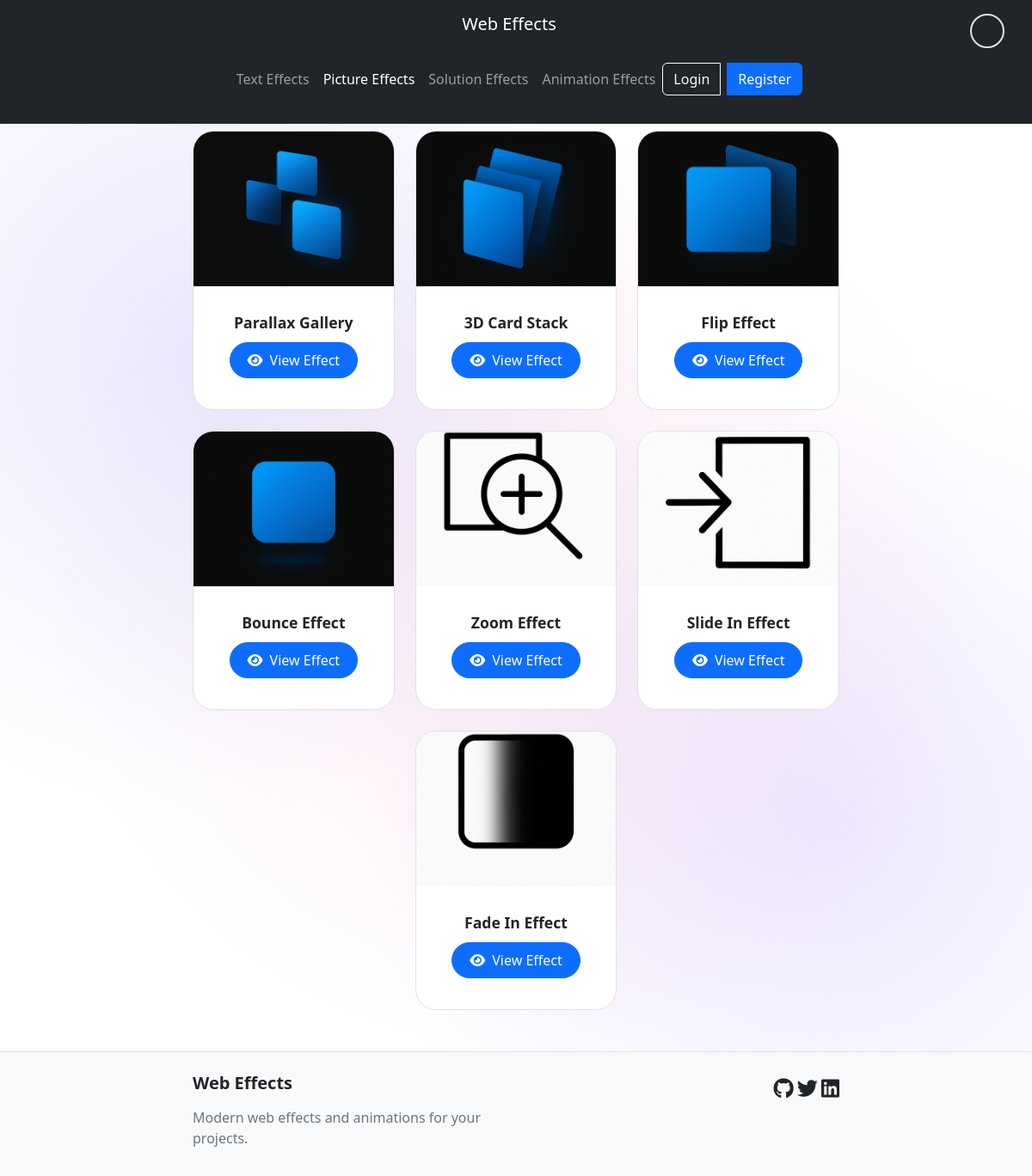
Page /effects/picture on the committed database.
### tables this page shows
CREATE TABLE "effects" (
	"id"	INTEGER,
	"name"	TEXT NOT NULL,
	"preview_image"	TEXT NOT NULL,
	"code"	TEXT NOT NULL,
	"effect_type"	TEXT NOT NULL,
	"user_id"	INTEGER,
	"created_at"	TIMESTAMP DEFAULT CURRENT_TIMESTAMP,
	"updated_at"	TIMESTAMP,
	"is_public"	BOOLEAN DEFAULT 1,
	PRIMARY KEY("id" AUTOINCREMENT),
	FOREIGN KEY("user_id") REFERENCES "users"("id")
);

### app.py (the view)
@app.route('/effects/<effect_type>')
@handle_errors
def effects(effect_type):
    db_effect_type = validate_effect_type(effect_type)
    db = get_db()
    cursor = db.cursor()
    cursor.execute("SELECT name, preview_image, code FROM effects WHERE effect_type = ? AND is_public = 1", (db_effect_type,))
    effects = cursor.fetchall()
    items = []
    for row in effects:
        if row[0] and row[1]:  # Check if both name and image are not None
            items.append({
                "description": row[0],
                "image": 'Data_pic/previews/' + row[1],
                "code": row[2] if row[2] else None
            })
    return render_template('effects.html', items=items, effect_type=effect_type)

### app.py (called while the page is built)
def validate_effect_type(effect_type):
    db_effect_type = EFFECT_TYPE_MAP.get(effect_type)
    if not db_effect_type:
        raise ValueError(f"Invalid effect type. Must be one of: {', '.join(EFFECT_TYPE_MAP.keys())}")
    return db_effect_type

def handle_errors(f):
    @wraps(f)
    def decorated_function(*args, **kwargs):
        try:
            return f(*args, **kwargs)
        except ValueError as e:
            app.logger.error(f"Invalid value: {str(e)}")
            return render_template('error.html', error=str(e)), 400
        except sqlite3.Error as e:
            app.logger.error(f"Database error: {str(e)}")
            return render_template('error.html', error="Database error"), 500
        except Exception as e:
            app.logger.error(f"Unexpected error: {str(e)}")
            return render_template('error.html', error="An unexpected error occurred"), 500
    return decorated_function

def get_db():
    db = getattr(g, '_database', None)
    if db is None:
        db = g._database = sqlite3.connect(app.config['DATABASE'])
        db.row_factory = sqlite3.Row
    return db

@app.teardown_appcontext
def close_connection(exception):
    db = getattr(g, '_database', None)
    if db is not None:
        db.close()

### templates/effects.html (shortened to what this page needs)
{% macro effect_card(item, effect_type=None, loop=None, context=None) %}
<div class="effect-card card h-100">
    <img src="{{ url_for('static', filename=item.image) }}" class="card-img-top" alt="{{ item.description or item.name }}">
    <div class="card-body text-center">
        <h5 class="card-title">{{ item.description or item.name }}</h5>
        {% if context == 'cabinet' %}
            <p class="card-text">
                <span class="badge bg-primary">{{ item.url_type|capitalize }}</span>
            </p>
            <div class="btn-group">
                <button class="btn btn-primary view-effect-btn" data-type="{{ item.url_type }}" data-id="{{ item.id }}">
                    <i class="fas fa-eye me-2"></i>View Effect
                </button>
                <button class="btn btn-warning" onclick="editEffect('{{ item.url_type }}', '{{ item.id }}')">
                    <i class="fas fa-edit"></i>
                </button>
                <button type="button"
                   class="btn btn-danger delete-effect-btn"
                   data-effect-id="{{ item.id }}"
                   data-effect-type="{{ item.url_type }}">
                    <i class="fas fa-trash"></i>
                </button>
            </div>
            <div class="form-check mt-2">
                <input class="form-check-input publish-checkbox" type="checkbox"
                       id="publishCheck_{{ item.id }}"
                       data-effect-id="{{ item.id }}"
                       data-effect-type="{{ item.url_type }}"
                       {% if item.is_public %}checked{% endif %}>
                <label class="form-check-label" for="publishCheck_{{ item.id }}">
                    Публично
                </label>
            </div>
        {% else %}
            <button class="btn btn-primary view-effect-btn"
                    data-type="{{ effect_type }}"
                    data-index="{{ loop.index0 if loop is defined else 0 }}">
                <i class="fas fa-eye me-2"></i>View Effect
            </button>
        {% endif %}
    </div>
</div>
{% endmacro %}
{% extends "base.htm" %}
{% block content %}
<div class="row g-4">
    {% for item in items %}
    <div class="col-md-6 col-lg-4" data-aos="fade-up" data-aos-delay="{{ loop.index * 100 }}">
        {{ effect_card(item, effect_type, loop) }}
    </div>
    {% endfor %}
</div>
{% endblock %}
{% block additional_css %}
<link href="{{ url_for('static', filename='styles/effects.css') }}" rel="stylesheet">
{% endblock %}

### templates/base.htm (shortened to what this page needs)
<!DOCTYPE html>
<html lang="en">
<head>
    <link href="https://cdn.jsdelivr.net/npm/bootstrap@5.3.0/dist/css/bootstrap.min.css" rel="stylesheet">
    <link href="https://cdnjs.cloudflare.com/ajax/libs/font-awesome/6.0.0/css/all.min.css" rel="stylesheet">
    <link href="https://unpkg.com/aos@2.3.1/dist/aos.css" rel="stylesheet">
    <link href="{{ url_for('static', filename='styles/base.css') }}" rel="stylesheet">
    {% block additional_css %}{% endblock %}
    <link href="{{ url_for('static', filename='Modal/ModCSS.css') }}" rel="stylesheet">
</head>
<body>
    <nav class="navbar navbar-expand-lg navbar-dark bg-dark fixed-top">
        <div class="container">
            <a class="navbar-brand" href="/">Web Effects</a>
            {% if request.endpoint != 'cabinet' and request.endpoint != 'login' and request.endpoint != 'register' %}
            {% if request.endpoint != 'Index' %}
            <div class="collapse navbar-collapse" id="navbarNav">
                <ul class="navbar-nav me-auto">
                    <li class="nav-item">
                        <a class="nav-link {% if request.endpoint == 'effects' and effect_type == 'text' %}active{% endif %}" href="/effects/text" aria-label="Text Effects">Text Effects</a>
                    </li>
                    <li class="nav-item">
                        <a class="nav-link {% if request.endpoint == 'effects' and effect_type == 'picture' %}active{% endif %}" href="/effects/picture" aria-label="Picture Effects">Picture Effects</a>
                    </li>
                    <li class="nav-item">
                        <a class="nav-link {% if request.endpoint == 'effects' and effect_type == 'solution' %}active{% endif %}" href="/effects/solution" aria-label="Solution Effects">Solution Effects</a>
                    </li>
                    <li class="nav-item">
                        <a class="nav-link {% if request.endpoint == 'effects' and effect_type == 'animation' %}active{% endif %}" href="/effects/animation" aria-label="Animation Effects">Animation Effects</a>
                    </li>
                </ul>
            {% endif %}
                    {% if session.get('user_id') %}
                    <div class="dropdown">
                        <button class="btn btn-outline-light account-btn" type="button" id="userMenuButton" data-bs-toggle="dropdown" aria-expanded="false">
                            <i class="fas fa-user me-1"></i> Account
                        </button>
                        <ul class="dropdown-menu dropdown-menu-end" aria-labelledby="userMenuButton">
                            <li><a class="dropdown-item" href="{{ url_for('cabinet') }}"><i class="fas fa-th-large me-2"></i>My Cabinet</a></li>
                            <li><hr class="dropdown-divider"></li>
                            <li><a class="dropdown-item" href="{{ url_for('logout') }}"><i class="fas fa-sign-out-alt me-2"></i>Logout</a></li>
                        </ul>
                    </div>
                    {% else %}
                    <div class="btn-group">
                        <a href="{{ url_for('login') }}" class="btn btn-outline-light me-2">Login</a>
                        <a href="{{ url_for('register') }}" class="btn btn-primary">Register</a>
                    </div>
                    {% endif %}
            </div>
            {% endif %}
            <div class="d-flex align-items-center">
                <div class="theme-toggle me-3">
                <button class="btn btn-outline-light" aria-label="Toggle theme">
                    <i class="fas fa-moon"></i>
                </button>
                </div>
            </div>
        </div>
    </nav>
    <main class="container mt-5 pt-5">
        {% block content %}{% endblock %}
    </main>
    <footer class="footer mt-5 py-4">
        <div class="container">
            <div class="row">
                <div class="col-md-6">
                    <h5>Web Effects</h5>
                    <p>Modern web effects and animations for your projects.</p>
                </div>
                <div class="col-md-6 text-md-end">
                    <div class="social-links">
                        <a href="#" aria-label="GitHub"><i class="fab fa-github"></i></a>
                        <a href="#" aria-label="Twitter"><i class="fab fa-twitter"></i></a>
                        <a href="#" aria-label="LinkedIn"><i class="fab fa-linkedin"></i></a>
                    </div>
                </div>
            </div>
        </div>
    </footer>
</body>
</html>

### static/styles/base.css (style rules this page uses)
:root { --primary-color: #007bff; --secondary-color: #6c757d; --accent-color: #ec4899; --background-color: #ffffff; --text-color: #212529; --button-hover-color: #4f46e5; --card-bg: #ffffff; --header-bg: #f8f9fa; --footer-bg: #f8f9fa; --border-color: #dee2e6; --transition-speed: 0.3s; }
* { margin: 0; padding: 0; box-sizing: border-box; }
html, body { height: 100%; }
body { font-family: "Segoe UI", Tahoma, Geneva, Verdana, sans-serif; background-color: var(--background-color); color: var(--text-color); min-height: 100vh; display: flex; flex-direction: column; position: relative; overflow-x: hidden; transition: background-color 0.3s, color 0.3s; }
main { flex: 1 0 auto; padding-bottom: 2rem; }
body::before { content: ""; position: absolute; top: 0; left: 0; width: 100%; height: 100%; background: radial-gradient(circle at 20% 30%, rgba(99, 102, 241, 0.15) 0%, transparent 40%), radial-gradient(circle at 80% 70%, rgba(139, 92, 246, 0.15) 0%, transparent 40%), radial-gradient(circle at 50% 50%, rgba(236, 72, 153, 0.1) 0%, transparent 60%); z-index: -1; animation: backgroundPulse 15s ease-in-out infinite alternate; }
body::after { content: ""; position: fixed; top: 0; left: 0; width: 100%; height: 100%; background-image: radial-gradient(circle at 90% 10%, rgba(255, 255, 255, 0.1) 1px, transparent 1px), radial-gradient(circle at 10% 90%, rgba(255, 255, 255, 0.1) 1px, transparent 1px), radial-gradient(circle at 50% 50%, rgba(255, 255, 255, 0.1) 1px, transparent 1px), radial-gradient(circle at 20% 30%, rgba(255, 255, 255, 0.1) 1px, transparent 1px), radial-gradient(circle at 70% 80%, rgba(255, 255, 255, 0.1) 1px, transparent 1px); background-size: 100px 100px; z-index: -1; animation: particleFloat 20s linear infinite; }
.container { max-width: 800px; margin-top: 0 auto; padding: 0 1.5rem; display: flex; flex-direction: column; gap: 1.5rem; animation: fadeIn 1s ease-out 0.5s forwards; opacity: 0; }
.row { display: flex; justify-content: center; }
.footer { flex-shrink: 0; background-color: var(--footer-bg); padding: 2rem 0; margin-top: auto; border-top: 1px solid var(--border-color); }
.footer h5 { color: var(--text-color); font-weight: 600; margin-bottom: 1rem; }
.footer p { color: var(--secondary-color); margin-bottom: 0.5rem; }
.social-links a { color: var(--text-color); font-size: 1.5rem; position: relative; display: inline-block; transition: all 0.3s ease; }
.social-links a::after { content: ''; position: absolute; bottom: -2px; left: 0; width: 100%; height: 2px; background: var(--primary-color); transform: scaleX(0); transition: transform 0.3s ease; }
body, header, .footer, .navbar, .card, .modal-content, .btn, .form-control { transition: background-color 0.3s ease, color 0.3s ease, border-color 0.3s ease, box-shadow 0.3s ease; }
.theme-toggle { position: absolute; top: 1rem; right: 1rem; }
.theme-toggle button { background-color: transparent; border: 2px solid var(--border-color); color: var(--text-color); padding: 0.5rem; border-radius: 50%; width: 40px; height: 40px; display: flex; align-items: center; justify-content: center; transition: all 0.3s cubic-bezier(0.4, 0, 0.2, 1); }

### static/styles/effects.css (style rules this page uses)
.effect-card { background-color: var(--card-bg); border: 1px solid var(--border-color); border-radius: 1.5rem; transition: all 0.3s cubic-bezier(0.4, 0, 0.2, 1); height: 100%; width: 100%; overflow: hidden; margin-bottom: 20px; }
.effect-card .card-body { padding: 2rem 1rem 1rem 1rem; text-align: center; }
.effect-card .card-title { font-size: 1.1rem; font-weight: 600; margin-bottom: 0.75rem; color: var(--text-color); }
.effect-card .btn { padding: 0.5rem 1.25rem; border-radius: 2rem; font-weight: 500; transition: all 0.3s ease; }
.card-img-top { height: 180px; object-fit: cover; }
.row.g-4 { margin-top: 2rem; }

### rows in the picture
effects: name (picture), name "Parallax Gallery"
effects: name (picture), name "3D Card Stack"
effects: name (picture), name "Flip Effect"
effects: name (picture), name "Bounce Effect"
effects: name (picture), name "Zoom Effect"
effects: name (picture), name "Slide In Effect"
effects: name (picture), name "Fade In Effect"
